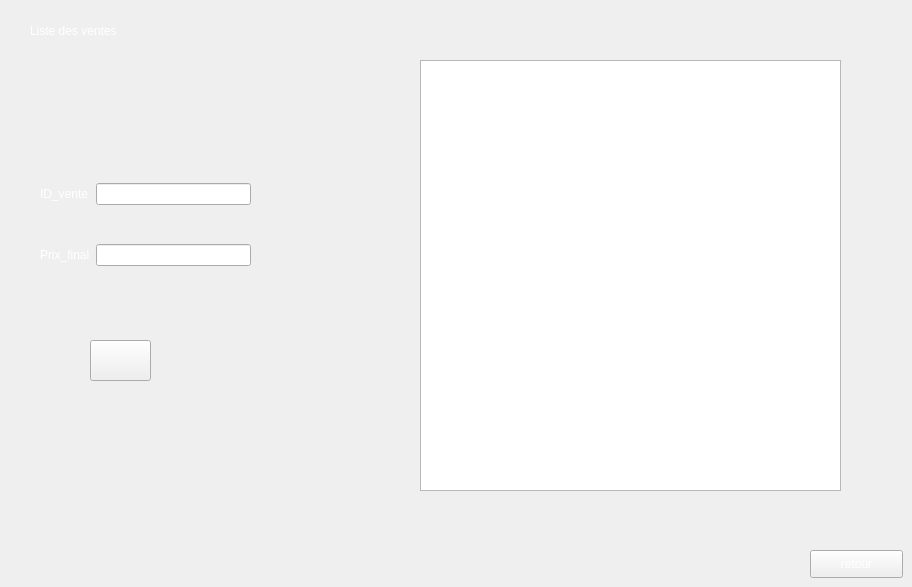
      <widget class="QWidget" name="tab_12">
       <attribute name="title">
        <string>Ventes</string>
       </attribute>
       <widget class="QLabel" name="label_liste_Ventes">
        <property name="geometry">
         <rect>
          <x>30</x>
          <y>10</y>
          <width>241</width>
          <height>41</height>
         </rect>
        </property>
        <property name="styleSheet">
         <string notr="true">color: rgb(255, 255, 255);
</string>
        </property>
        <property name="text">
         <string>Liste des ventes</string>
        </property>
       </widget>
       <widget class="QTableView" name="tableView_vente">
        <property name="geometry">
         <rect>
          <x>420</x>
          <y>60</y>
          <width>421</width>
          <height>431</height>
         </rect>
        </property>
       </widget>
       <widget class="QPushButton" name="pushButto_ajouter_vente">
        <property name="geometry">
         <rect>
          <x>90</x>
          <y>340</y>
          <width>61</width>
          <height>41</height>
         </rect>
        </property>
        <property name="styleSheet">
         <string notr="true">border-image: url(:/ressource/add.png);</string>
        </property>
        <property name="text">
         <string/>
        </property>
       </widget>
       <widget class="QWidget" name="layoutWidget">
        <property name="geometry">
         <rect>
          <x>40</x>
          <y>150</y>
          <width>211</width>
          <height>151</height>
         </rect>
        </property>
        <layout class="QGridLayout" name="gridLayout">
         <item row="0" column="0">
          <widget class="QLabel" name="label_ID_vente">
           <property name="styleSheet">
            <string notr="true">color: rgb(255, 255, 255);
</string>
           </property>
           <property name="text">
            <string>ID_vente</string>
           </property>
          </widget>
         </item>
         <item row="0" column="1">
          <widget class="QLineEdit" name="lineEdit_ID_vente"/>
         </item>
         <item row="1" column="0">
          <widget class="QLabel" name="label_prix_final_vente">
           <property name="styleSheet">
            <string notr="true">color: rgb(255, 255, 255);
</string>
           </property>
           <property name="text">
            <string>Prix_final</string>
           </property>
          </widget>
         </item>
         <item row="1" column="1">
          <widget class="QLineEdit" name="lineEdit_Prix_final_vente"/>
         </item>
        </layout>
       </widget>
       <widget class="QPushButton" name="pushButton_retour_ventes">
        <property name="geometry">
         <rect>
          <x>810</x>
          <y>550</y>
          <width>93</width>
          <height>28</height>
         </rect>
        </property>
        <property name="styleSheet">
         <string notr="true">color: rgb(255, 255, 255);</string>
        </property>
        <property name="text">
         <string>retour</string>
        </property>
       </widget>
      </widget>
